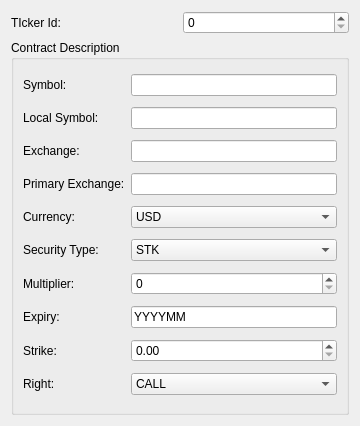
<ui version="4.0" >
 <class>Form</class>
 <widget class="QWidget" name="Form" >
  <property name="geometry" >
   <rect>
    <x>0</x>
    <y>0</y>
    <width>360</width>
    <height>426</height>
   </rect>
  </property>
  <property name="windowTitle" >
   <string>Form</string>
  </property>
  <layout class="QVBoxLayout" name="verticalLayout" >
   <item>
    <layout class="QHBoxLayout" name="horizontalLayout" >
     <item>
      <widget class="QLabel" name="label" >
       <property name="text" >
        <string>TIcker Id:</string>
       </property>
      </widget>
     </item>
     <item>
      <widget class="QSpinBox" name="tickerId" />
     </item>
    </layout>
   </item>
   <item>
    <widget class="QGroupBox" name="contract" >
     <property name="sizePolicy" >
      <sizepolicy vsizetype="Preferred" hsizetype="Preferred" >
       <horstretch>0</horstretch>
       <verstretch>2</verstretch>
      </sizepolicy>
     </property>
     <property name="title" >
      <string>Contract Description</string>
     </property>
     <property name="flat" >
      <bool>false</bool>
     </property>
     <property name="checkable" >
      <bool>false</bool>
     </property>
     <layout class="QGridLayout" name="gridLayout" >
      <item row="0" column="0" >
       <widget class="QLabel" name="label_3" >
        <property name="text" >
         <string>Symbol:</string>
        </property>
       </widget>
      </item>
      <item row="0" column="2" >
       <widget class="QLineEdit" name="symbol" >
        <property name="text" >
         <string/>
        </property>
       </widget>
      </item>
      <item row="1" column="0" >
       <widget class="QLabel" name="label_8" >
        <property name="text" >
         <string>Local Symbol:</string>
        </property>
       </widget>
      </item>
      <item row="1" column="2" >
       <widget class="QLineEdit" name="localSymbol" >
        <property name="text" >
         <string/>
        </property>
       </widget>
      </item>
      <item row="2" column="0" >
       <widget class="QLabel" name="label_6" >
        <property name="text" >
         <string>Exchange:</string>
        </property>
       </widget>
      </item>
      <item row="2" column="2" >
       <widget class="QLineEdit" name="exchange" >
        <property name="text" >
         <string/>
        </property>
       </widget>
      </item>
      <item row="3" column="0" colspan="2" >
       <widget class="QLabel" name="label_7" >
        <property name="text" >
         <string>Primary Exchange:</string>
        </property>
       </widget>
      </item>
      <item row="3" column="2" >
       <widget class="QLineEdit" name="primaryExchange" >
        <property name="text" >
         <string/>
        </property>
       </widget>
      </item>
      <item row="4" column="0" >
       <widget class="QLabel" name="label_9" >
        <property name="text" >
         <string>Currency:</string>
        </property>
       </widget>
      </item>
      <item row="4" column="2" >
       <widget class="QComboBox" name="comboBox" >
        <item>
         <property name="text" >
          <string>USD</string>
         </property>
        </item>
        <item>
         <property name="text" >
          <string>EUR</string>
         </property>
        </item>
       </widget>
      </item>
      <item row="5" column="0" >
       <widget class="QLabel" name="label_2" >
        <property name="text" >
         <string>Security Type:</string>
        </property>
       </widget>
      </item>
      <item row="5" column="2" >
       <widget class="QComboBox" name="secType" >
        <item>
         <property name="text" >
          <string>STK</string>
         </property>
        </item>
        <item>
         <property name="text" >
          <string>OPT</string>
         </property>
        </item>
        <item>
         <property name="text" >
          <string>FUT</string>
         </property>
        </item>
       </widget>
      </item>
      <item row="6" column="0" >
       <widget class="QLabel" name="label_11" >
        <property name="text" >
         <string>Multiplier:</string>
        </property>
       </widget>
      </item>
      <item row="6" column="2" >
       <widget class="QSpinBox" name="multiplier" />
      </item>
      <item row="7" column="0" >
       <widget class="QLabel" name="label_4" >
        <property name="text" >
         <string>Expiry:</string>
        </property>
       </widget>
      </item>
      <item row="7" column="2" >
       <widget class="QLineEdit" name="expiry" >
        <property name="text" >
         <string>YYYYMM</string>
        </property>
       </widget>
      </item>
      <item row="8" column="0" >
       <widget class="QLabel" name="label_5" >
        <property name="text" >
         <string>Strike:</string>
        </property>
       </widget>
      </item>
      <item row="8" column="2" >
       <widget class="QDoubleSpinBox" name="strike" />
      </item>
      <item row="9" column="2" >
       <widget class="QComboBox" name="comboBox_2" >
        <item>
         <property name="text" >
          <string>CALL</string>
         </property>
        </item>
        <item>
         <property name="text" >
          <string>PUT</string>
         </property>
        </item>
       </widget>
      </item>
      <item row="9" column="0" >
       <widget class="QLabel" name="label_10" >
        <property name="text" >
         <string>Right:</string>
        </property>
       </widget>
      </item>
     </layout>
     <zorder>secType</zorder>
     <zorder>label_2</zorder>
     <zorder>label_3</zorder>
     <zorder>symbol</zorder>
     <zorder>label_4</zorder>
     <zorder>expiry</zorder>
     <zorder>label_5</zorder>
     <zorder>strike</zorder>
     <zorder>label_6</zorder>
     <zorder>exchange</zorder>
     <zorder>primaryExchange</zorder>
     <zorder>label_8</zorder>
     <zorder>primaryExchange_2</zorder>
     <zorder>comboBox</zorder>
     <zorder>strike</zorder>
     <zorder>multiplier</zorder>
     <zorder>label_11</zorder>
     <zorder>label_9</zorder>
     <zorder>label_7</zorder>
     <zorder>localSymbol</zorder>
     <zorder>comboBox_2</zorder>
     <zorder>label_10</zorder>
    </widget>
   </item>
  </layout>
 </widget>
 <resources/>
 <connections/>
</ui>
